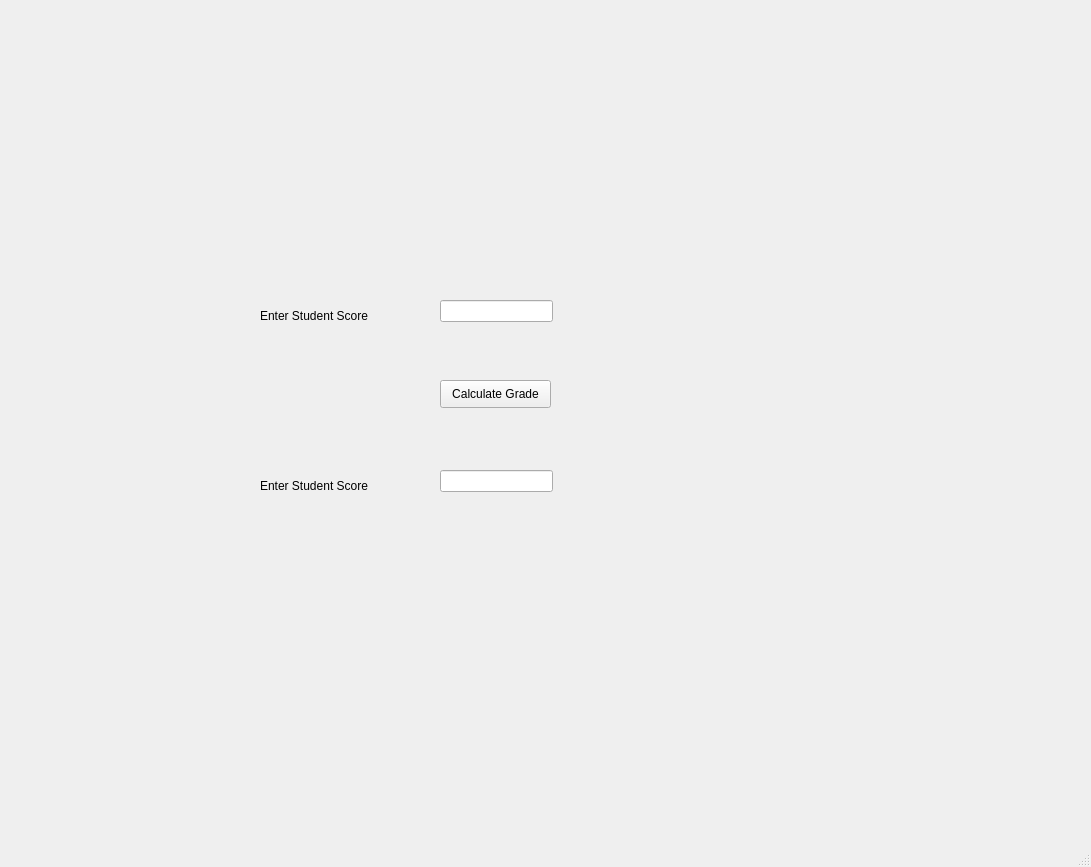
<?xml version="1.0" encoding="UTF-8"?>
<ui version="4.0">
 <class>MainWindow</class>
 <widget class="QMainWindow" name="MainWindow">
  <property name="geometry">
   <rect>
    <x>0</x>
    <y>0</y>
    <width>1091</width>
    <height>867</height>
   </rect>
  </property>
  <property name="windowTitle">
   <string>Grade Calculator</string>
  </property>
  <widget class="QWidget" name="centralwidget">
   <widget class="QLabel" name="lblScore">
    <property name="geometry">
     <rect>
      <x>260</x>
      <y>300</y>
      <width>121</width>
      <height>31</height>
     </rect>
    </property>
    <property name="text">
     <string>Enter Student Score</string>
    </property>
   </widget>
   <widget class="QLineEdit" name="txtScore">
    <property name="geometry">
     <rect>
      <x>440</x>
      <y>300</y>
      <width>113</width>
      <height>22</height>
     </rect>
    </property>
   </widget>
   <widget class="QPushButton" name="btnCalculate">
    <property name="geometry">
     <rect>
      <x>440</x>
      <y>380</y>
      <width>111</width>
      <height>28</height>
     </rect>
    </property>
    <property name="text">
     <string>Calculate Grade</string>
    </property>
   </widget>
   <widget class="QLabel" name="lblGrade">
    <property name="geometry">
     <rect>
      <x>260</x>
      <y>470</y>
      <width>121</width>
      <height>31</height>
     </rect>
    </property>
    <property name="text">
     <string>Enter Student Score</string>
    </property>
   </widget>
   <widget class="QLineEdit" name="txtGrade">
    <property name="geometry">
     <rect>
      <x>440</x>
      <y>470</y>
      <width>113</width>
      <height>22</height>
     </rect>
    </property>
   </widget>
  </widget>
  <widget class="QMenuBar" name="menubar">
   <property name="geometry">
    <rect>
     <x>0</x>
     <y>0</y>
     <width>1091</width>
     <height>26</height>
    </rect>
   </property>
  </widget>
  <widget class="QStatusBar" name="statusbar"/>
 </widget>
 <resources/>
 <connections/>
</ui>
